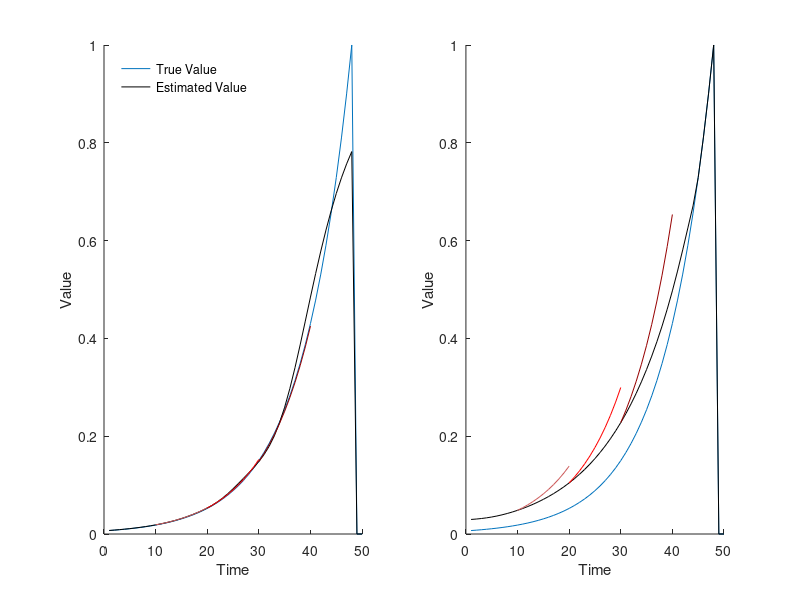
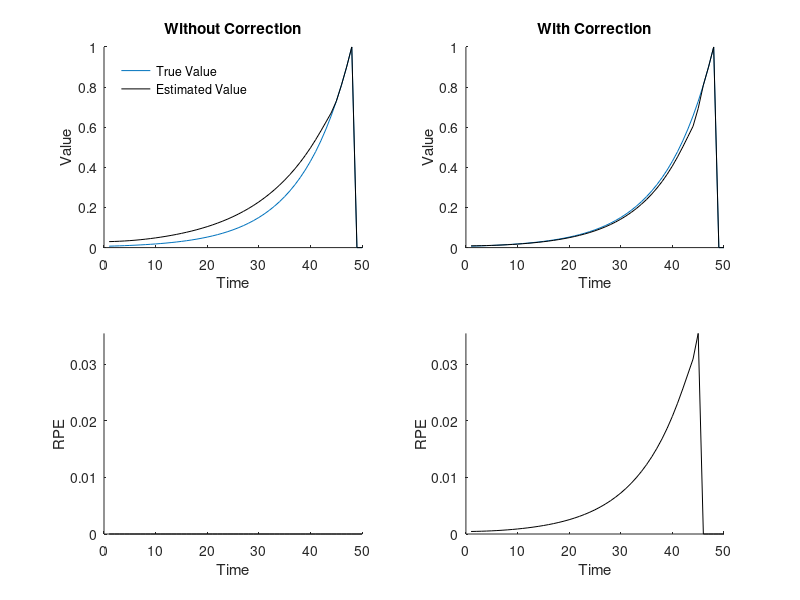
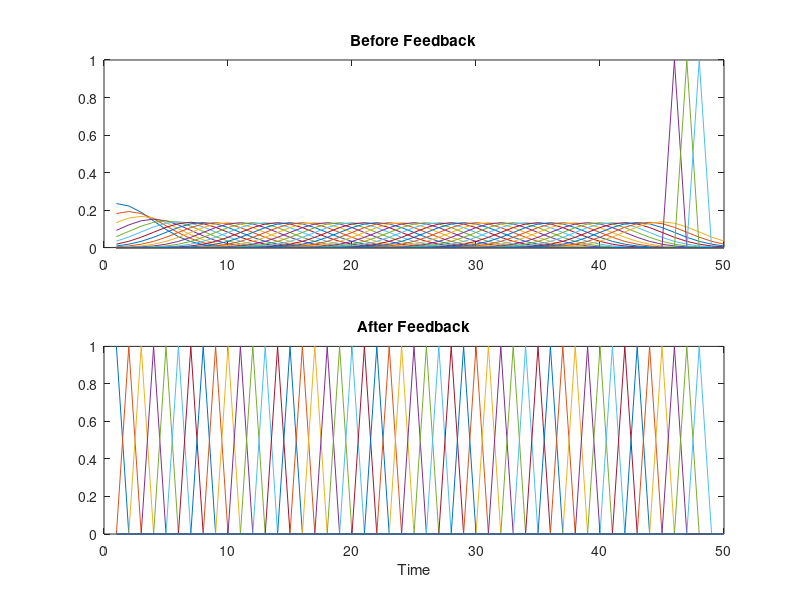

Source code (MATLAB) for these figures, in order:
% Figs 1 & 2 in Mikhael, Kim, Uchida, & Gershman.
% Written 30Sept19 by JGM.

clear; close all; clc

%% --------------------------------------------------------------------- %%

% parameters
gamma = .9;                             % discount factor
alpha = .1;                             % learning rate
n = 50;                                 % number of states
numIter = 1000;                         % number of iterations for learning
CS = 1;                                 % trial onset
T = n-2;                                % reward time
weber = .15;                            % Weber fraction

% true value
t = 1:n;                                % time
r = zeros(n,1); r(T) = 1;               % reward schedule
oT = [1:CS-1 T+1:n];                    % times outside the trial
V = gamma.^(T-t)'; V(oT) = 0;           % true value

% kernel widths
S = .1+zeros(1,n);                      % SD of small uncertainty kernel
L = 3+zeros(1,n); 
L(n-4:end) = .1;      % SD of large uncertainty kernel
web = weber*t;

% kernels = (time, kernel mean)
[xs, xl, xw] = deal(zeros(n,n-1));
for y = 1:n
    xs(:,y) = normpdf(t,y,S(y))';       % small kernel
    xl(:,y) = normpdf(t,y,L(y))';       % large kernel
    xw(:,y) = normpdf(t,y,web(y))';     % Weber's law
end
xs(:,oT)=0; xl(:,oT)=0; xw(:,oT)=0;     % leave out times outside trial
xs=xs./sum(xs); xl=xl./sum(xl); xw=xw./sum(xw);    % make prob dist's
xs(isnan(xs))=0; xl(isnan(xl))=0; xw(isnan(xw))=0; % nan's to zeros

% correction term:  [without correction | with correction]
beta = [zeros(n,1) alpha*(exp((log(gamma))^2*(L.^2-S.^2)'/2)-1)];

% learning with feedback
[w, Vh, delta] = deal(zeros(n,3));     	% weights, estimated value, RPE
%
%   e=1 --> state uncertainty case, but no sensory feedback
%   e=2 --> state uncertainty case, + sensory feedback at every time
%
for e = 1:2
    for iter = 1:numIter
        for y = 1:T+1
            Vh(y,e) = w(:,e)'*xs(:,y);  
            Vh(y+1,e) = w(:,e)'*xl(:,y+1);
            delta(y,e) = r(y) + gamma*Vh(y+1,e) - Vh(y,e);
            w(:,e) = w(:,e) + (alpha*delta(y,e)-beta(y,e)*w(:,e)).*xs(:,y);
            w(T+1:end,e) = 1;          % value stays high until reward
        end
    end
end

% learning without feedback, state uncertainty by Weber law (Weber)
for iter = 1:numIter
    for y = 1:T+1
        Vh(y,3) = w(:,3)'*xw(:,y);
        Vh(y+1,3) = w(:,3)'*xw(:,y+1);
        delta(y,3) = r(y) + gamma*Vh(y+1,3) - Vh(y,3);
        w(:,3) = w(:,3) + alpha*delta(y,3).*xw(:,y);
        w(T+1:end,3) = r(T);         	% value stays high until reward
    end
end

%% --------------------------------------------------------------------- %%

% plot uncertainty kernels
figure(101)
subplot(2,1,1)
plot(t,xl)
title('Before Feedback')
subplot(2,1,2)
plot(t,xs)
title('After Feedback')
xlabel('Time')

figure(1)
fL = [3 1];                             % index of relevant value estimates
hL = [10 20 30];                        % initial location of red curves
y = 10;                                 % length of red curves along x-axis
cols=[205 92 92; 255 0 0; 150 0 0]/255; % red color schemes
feed = {'Without Feedback','With Feedback'};
for e = [2 1]
    f = fL(e);
    subplot(1,2,e) 
    hold on
    plot(t,V)
    plot(t,Vh(:,f),'k')
    for g = 1:3
        redcurve = nan(1,n);
        h = hL(g);
        redcurve(h+(0:y)) = Vh(h,f).*gamma.^(0:-1:-y);
        plot(redcurve,'Color',cols(g,:))
    end
    % title(feed{e})
    xlim([0 n])
    xlabel('Time')
    ylim([0 1])
    ylabel('Value')
    box off
end
legend('True Value', 'Estimated Value', 'Location','Northwest','box','off')

figure(2)
corr = {'Without Correction','With Correction'};
for e = 1:2
    subplot(2,2,e)
    hold on
    plot(t,V)
    plot(t,Vh(:,e),'k')
    ylabel('Value')
    ylim([min(min([Vh V])) max(max([Vh V]))])
    title(corr{e})
    
    subplot(2,2,e+2)
    plot(t,delta(:,e),'k')
    ylabel('RPE')
    ylim([min(min(delta(:,1:2))) max(max(delta(:,1:2)))])
end

subplot(2,2,1)
legend('True Value','Estimated Value','Location','Northwest','box','off')

for e = 1:4
    subplot(2,2,e)
    xlabel('Time')
    xlim([0 n])
    box off
end